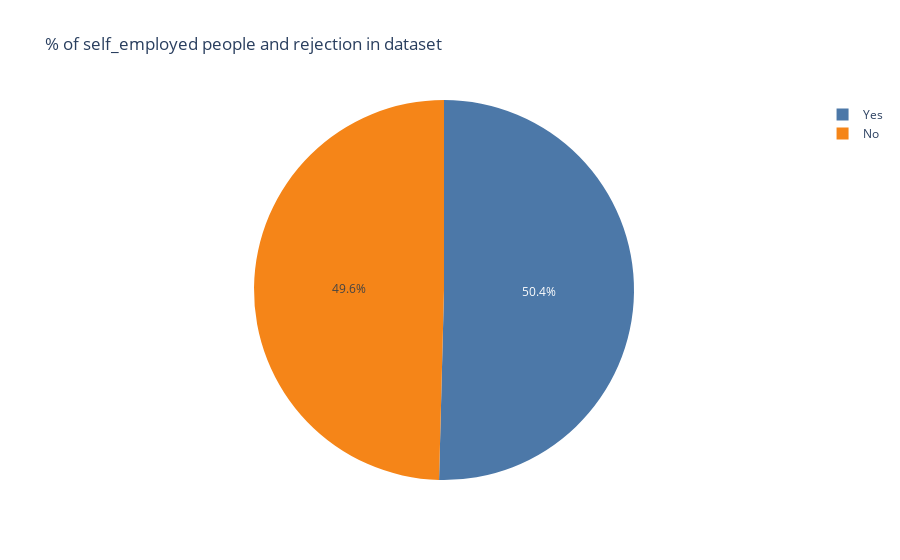

Notebook code cell kept with this figure:
### Code cell
px.pie(df, values='loan_id', names ='self_employed', title  ='% of self_employed people and rejection in dataset', color_discrete_sequence = px.colors.qualitative.T10)

### Figure 1 — Plotly figure (JSON) as saved in the notebook; plotly's stock layout.template omitted (floating-point values rounded to 4 significant figures; data arrays with more than 128 entries replaced by an {"elided": "..."} marker saying what was removed)
{"data": [{"domain": {"x": [0, 1], "y": [0, 1]}, "hovertemplate": "self_employed=%{label}<br>loan_id=%{value}<extra></extra>", "labels": {"elided": "4269 str values"}, "legendgroup": "", "name": "", "showlegend": true, "type": "pie", "values": {"elided": "4269 int values"}}], "layout": {"legend": {"tracegroupgap": 0}, "piecolorway": ["#4C78A8", "#F58518", "#E45756", "#72B7B2", "#54A24B", "#EECA3B", "#B279A2", "#FF9DA6", "#9D755D", "#BAB0AC"], "title": {"text": "% of self_employed people and rejection in dataset"}}}
